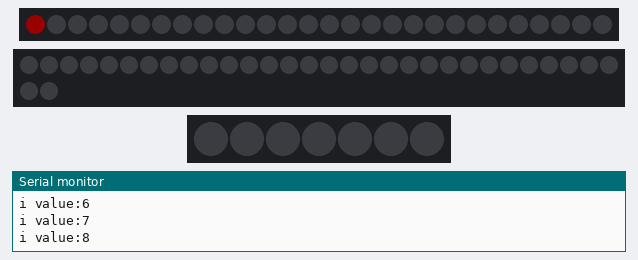
Recording of a sketch running on a simulated Arduino Uno, built with avr-gcc and run on an emulated ATmega328P. Parts: 28 RGB LEDs in strip order, left to right, 32 RGB LEDs in strip order, left to right, continuing on the next row, 7 RGB LEDs in strip order, left to right, the last lines printed to the serial monitor. Dim RGB values are drawn brighter than linear.

Above: at 0.15 s.
At 9.52 s:
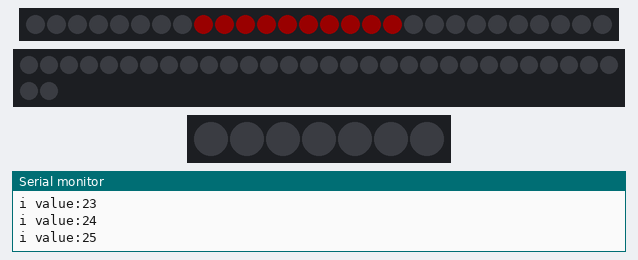
At 18.9 s:
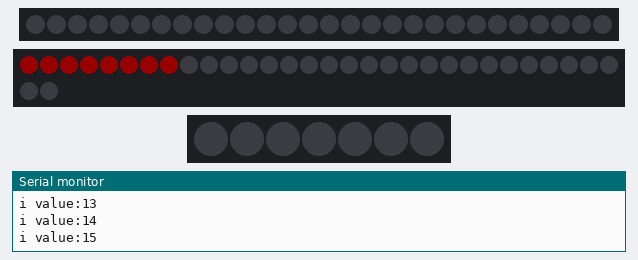
At 29.71 s:
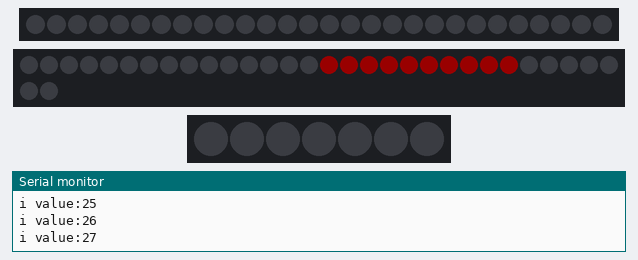
At 39.43 s:
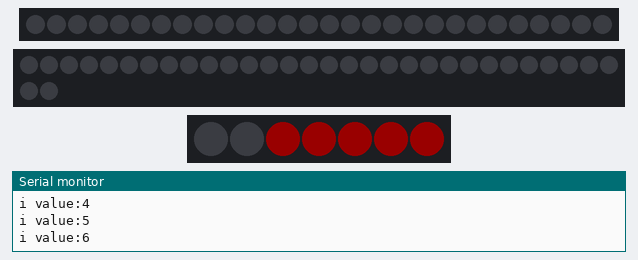
Timing chart, 0 to 40.0 s (numbered marks = the images above):
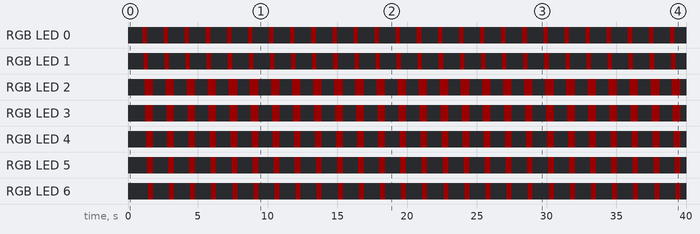

Measured:
- by itself, RGB LED 0, RGB LED 1: alternates RGB(25, 0, 0) for 0.33 s and off for 1.2 s
- by itself, RGB LED 2: alternates RGB(25, 0, 0) for 0.62 s and off for 0.89 s
- by itself, RGB LED 3: alternates RGB(25, 0, 0) for 0.56 s and off for 0.96 s
- by itself, RGB LED 4: alternates RGB(25, 0, 0) for 0.49 s and off for 1.0 s
- by itself, RGB LED 5: alternates RGB(25, 0, 0) for 0.42 s and off for 1.1 s
- by itself, RGB LED 6: alternates RGB(25, 0, 0) for 0.36 s and off for 1.2 s

The sketch:

PACK_6_8_2022.ino
```cpp
#include <Adafruit_NeoPixel.h>
#ifdef __AVR__
  #include <avr/power.h>
#endif

/////////////////////// Variables for the Strips ///////////////////////
#define BRIGHT 25

#define LEN_FIRST 28
#define LEN_SECOND 32
#define LEN_WEAK 7
#define PULSE_LEN 10

Adafruit_NeoPixel FIRST(LEN_FIRST, 3, NEO_GRB + NEO_KHZ800);
Adafruit_NeoPixel SECOND(LEN_SECOND, 5, NEO_GRB + NEO_KHZ800);
Adafruit_NeoPixel WEAK(LEN_WEAK, 7, NEO_GRB + NEO_KHZ800);

uint32_t BLUE = FIRST.Color(0,0,BRIGHT);
uint32_t RED = FIRST.Color(BRIGHT,0,0);
uint32_t DARK = FIRST.Color(0,0,0);
uint32_t GREEN = FIRST.Color(0,BRIGHT,0);


/////////////////////// Loop Variables ///////////////////////
uint32_t currColor = RED;
int delayVal = 15;

/////////////////////// Helper Functions ///////////////////////
//void StripClear(Adafruit_NeoPixel currStrip){
//  // clear function is not working, this is my work around
//  // None of the strips have a length above 50, so 50 is a good max number
//  // This function also doesn't work- looks like Neo Pixal really hates the clear function for some reason
//  Serial.print("\t\tIn Function\n");
//  currStrip.fill(DARK, 0, LEN_FIRST);
//  currStrip.show();
//  Serial.print("\t\tEnd of Function\n");
//  return ;
//}


void setup() {
  // put your setup code here, to run once:
  FIRST.begin();
  SECOND.begin();
  WEAK.begin();
  Serial.begin(9600);
}

void loop() {

//  if there is not a color change, continue with the cyclone
// I want to fade the individual lights
// itterate over each of them
//do the brute force first

//  pulse(FIRST, LEN_FIRST);

 for(int i = 0; i < LEN_FIRST; i++){
     //    we're going to light them one by one
     //    for each, fill them with the color red
     FIRST.setPixelColor(i, RED);
     FIRST.show();
     Serial.print("i value:");
     Serial.print(i);
     Serial.print("\n");
    if(i >= PULSE_LEN){
     FIRST.setPixelColor(i-PULSE_LEN, DARK);
     FIRST.show();
    }
     delay(delayVal);
 }
 FIRST.clear();
 FIRST.show();


 for(int i = 0; i < LEN_SECOND; i++){
     //    we're going to light them one by one
     //    for each, fill them with the color red
     SECOND.setPixelColor(i, RED);
     SECOND.show();
     Serial.print("i value:");
     Serial.print(i);
     Serial.print("\n");
    if(i >= PULSE_LEN){
     SECOND.setPixelColor(i-PULSE_LEN, DARK);
     SECOND.show();
    }
     delay(delayVal);
 }
 SECOND.clear();
 SECOND.show();
//
//
 for(int i = 0; i < LEN_WEAK; i++){
     //    we're going to light them one by one
     //    for each, fill them with the color red
     WEAK.setPixelColor(i, RED);
     WEAK.show();
     Serial.print("i value:");
     Serial.print(i);
     Serial.print("\n");
    if(i >= 5){
     Serial.print("\t");
     Serial.print(i-5);
     Serial.print("\n");
     WEAK.setPixelColor(i-5, DARK);
     WEAK.show();
    }
     delay(delayVal+50);
 }
 WEAK.clear();
 WEAK.show();

  Serial.print("End of Loop\n");
  Serial.print("_______________________\n");

}


//This is what I would like to use, but the function doesn't work with the NANO for some reason
void pulse(Adafruit_NeoPixel NEO_STRIP, int LEN_VAL){
   for(int i = 0; i < LEN_VAL; i++){
     //    we're going to light them one by one
     //    for each, fill them with the color red
     NEO_STRIP.setPixelColor(i, RED);
     NEO_STRIP.show();
     Serial.print("i value:");
     Serial.print(i);
     Serial.print("\n");
    if(i >= 5){
     Serial.print("\t");
     Serial.print(i-5);
     Serial.print("\n");
     NEO_STRIP.setPixelColor(i-5, DARK);
     NEO_STRIP.show();
    }
     delay(delayVal);
 }
 NEO_STRIP.clear();
 NEO_STRIP.show();
}
```
